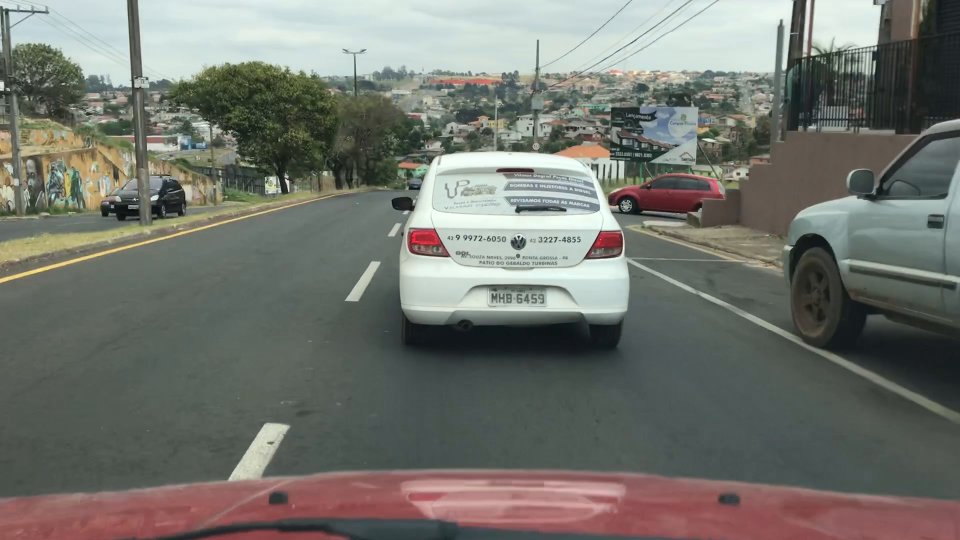
#> input picture code/1.png, 1920 x 1080 px (shown at 1/2 size)
$ python real_hog.py
#> lines starting #> are read from the running program, lines starting #| are printed output that depends on the picture
import numpy as np
import cv2
import matplotlib.pyplot as plt

img = cv2.cvtColor(cv2.imread("1.png")[583:610, 1011:1025], cv2.COLOR_BGR2GRAY)
img = cv2.resize(img, (16, 32))

cell_size = (2, 2)  # h x w in pixels
block_size = (2, 2)  # h x w in cells
nbins = 9  # number of orientation bins

# winSize is the size of the image cropped to an multiple of the cell size
hog = cv2.HOGDescriptor(_winSize=(img.shape[1] // cell_size[1] * cell_size[1],
                                  img.shape[0] // cell_size[0] * cell_size[0]),
                        _blockSize=(block_size[1] * cell_size[1],
                                    block_size[0] * cell_size[0]),
                        _blockStride=(cell_size[1], cell_size[0]),
                        _cellSize=(cell_size[1], cell_size[0]),
                        _nbins=nbins)

n_cells = (img.shape[0] // cell_size[0], img.shape[1] // cell_size[1])
#> n_cells = (16, 8)
hog_feats = hog.compute(img)\
               .reshape(n_cells[1] - block_size[1] + 1,
                        n_cells[0] - block_size[0] + 1,
                        block_size[0], block_size[1], nbins) \
               .transpose((1, 0, 2, 3, 4))  # index blocks by rows first
# hog_feats now contains the gradient amplitudes for each direction,
# for each cell of its group for each group. Indexing is by rows then columns.

gradients = np.zeros((n_cells[0], n_cells[1], nbins))

# count cells (border cells appear less often across overlapping groups)
cell_count = np.full((n_cells[0], n_cells[1], 1), 0, dtype=int)

for off_y in range(block_size[0]):
    for off_x in range(block_size[1]):
        gradients[off_y:n_cells[0] - block_size[0] + off_y + 1,
                  off_x:n_cells[1] - block_size[1] + off_x + 1] += \
            hog_feats[:, :, off_y, off_x, :]
        cell_count[off_y:n_cells[0] - block_size[0] + off_y + 1,
                   off_x:n_cells[1] - block_size[1] + off_x + 1] += 1

# Average gradients
gradients /= cell_count

# Preview
plt.figure()
plt.imshow(img, cmap='gray')
plt.show()
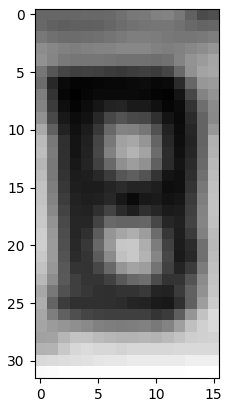
#> figure drawn by matplotlib, 1 panel

bin = 5  # angle is 360 / nbins * direction
plt.pcolor(gradients[:, :, bin])
plt.gca().invert_yaxis()
plt.gca().set_aspect('equal', adjustable='box')
plt.colorbar()
plt.show()
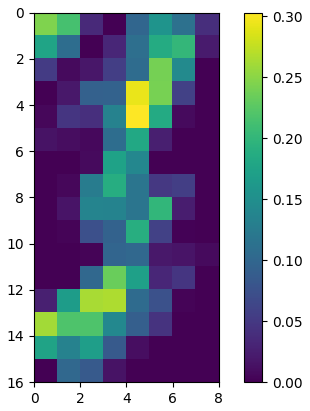
#> figure drawn by matplotlib, 2 panels

$ run again, with code/11.png copied over code/1.png
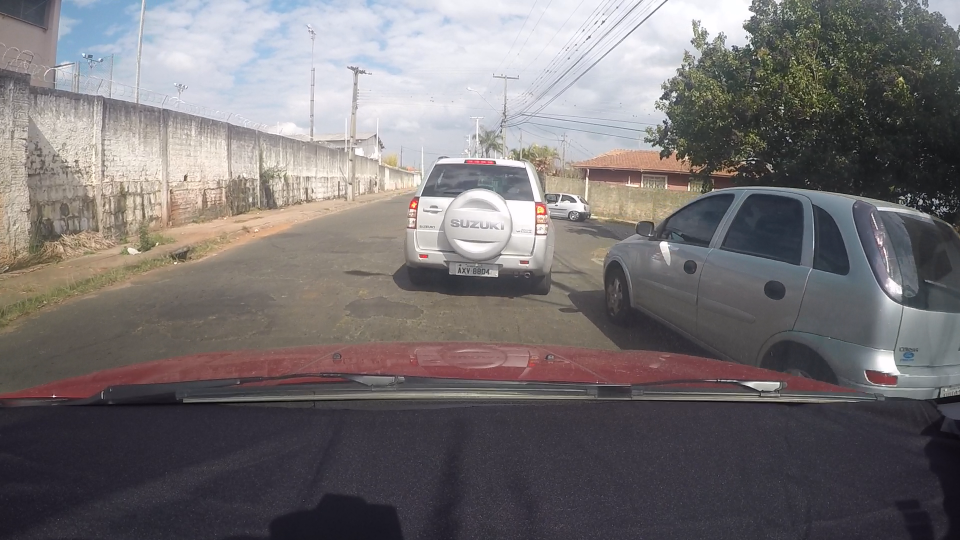
#> input picture code/11.png, 1920 x 1080 px (shown at 1/2 size)
#> `plt.show()`:
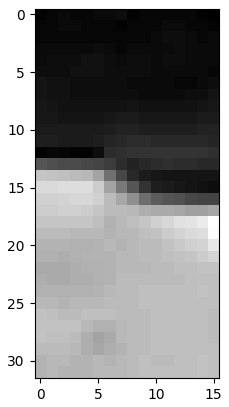
#> figure drawn by matplotlib, 1 panel
#> `plt.show()`:
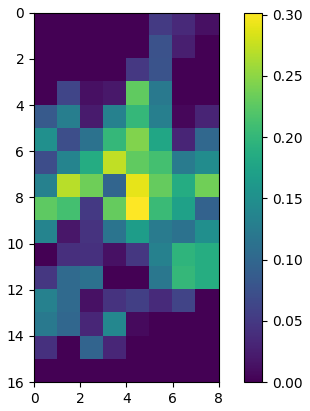
#> figure drawn by matplotlib, 2 panels

$ run again, with code/12.png copied over code/1.png
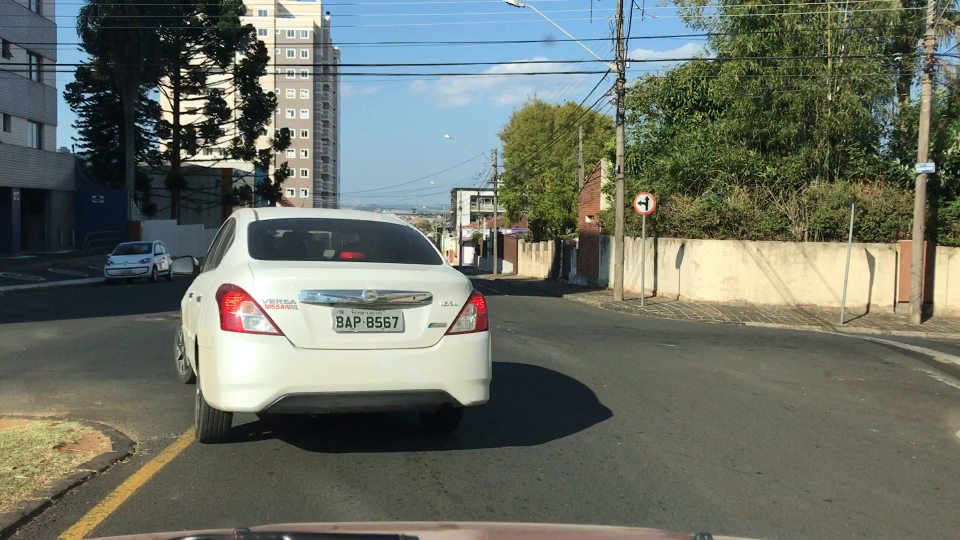
#> input picture code/12.png, 1920 x 1080 px (shown at 1/2 size)
#> `plt.show()`:
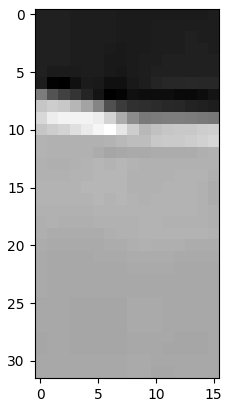
#> figure drawn by matplotlib, 1 panel
#> `plt.show()`:
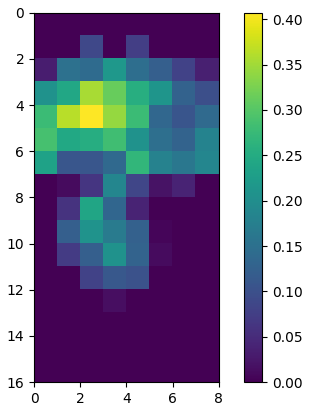
#> figure drawn by matplotlib, 2 panels
